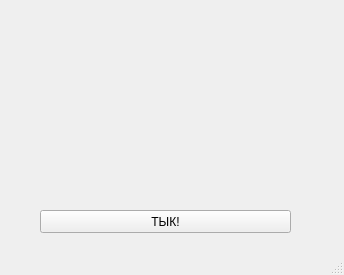
<?xml version="1.0" encoding="UTF-8"?>
<ui version="4.0">
 <class>MainWindow</class>
 <widget class="QMainWindow" name="MainWindow">
  <property name="geometry">
   <rect>
    <x>0</x>
    <y>0</y>
    <width>344</width>
    <height>275</height>
   </rect>
  </property>
  <property name="windowTitle">
   <string>MainWindow</string>
  </property>
  <widget class="QWidget" name="centralwidget">
   <widget class="QPushButton" name="pushButton">
    <property name="geometry">
     <rect>
      <x>40</x>
      <y>210</y>
      <width>251</width>
      <height>23</height>
     </rect>
    </property>
    <property name="text">
     <string>ТЫК!</string>
    </property>
   </widget>
  </widget>
  <widget class="QStatusBar" name="statusbar"/>
 </widget>
 <resources/>
 <connections/>
</ui>
